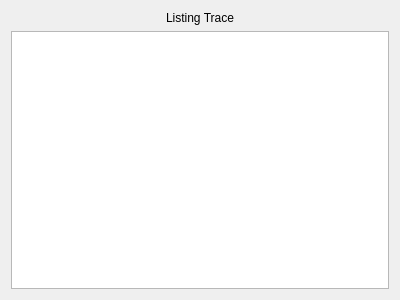
<?xml version="1.0" encoding="UTF-8"?>
<ui version="4.0">
 <class>AsmTracePane</class>
 <widget class="QWidget" name="AsmTracePane">
  <property name="geometry">
   <rect>
    <x>0</x>
    <y>0</y>
    <width>400</width>
    <height>300</height>
   </rect>
  </property>
  <property name="windowTitle">
   <string>Form</string>
  </property>
  <layout class="QGridLayout" name="gridLayout">
   <item row="1" column="0">
    <widget class="AsmTraceTextEdit" name="tracePaneTextEdit">
     <property name="readOnly">
      <bool>true</bool>
     </property>
    </widget>
   </item>
   <item row="0" column="0">
    <widget class="QLabel" name="label">
     <property name="palette">
      <palette>
       <active>
        <colorrole role="Base">
         <brush brushstyle="SolidPattern">
          <color alpha="255">
           <red>255</red>
           <green>255</green>
           <blue>255</blue>
          </color>
         </brush>
        </colorrole>
        <colorrole role="Window">
         <brush brushstyle="SolidPattern">
          <color alpha="255">
           <red>106</red>
           <green>173</green>
           <blue>246</blue>
          </color>
         </brush>
        </colorrole>
       </active>
       <inactive>
        <colorrole role="Base">
         <brush brushstyle="SolidPattern">
          <color alpha="255">
           <red>255</red>
           <green>255</green>
           <blue>255</blue>
          </color>
         </brush>
        </colorrole>
        <colorrole role="Window">
         <brush brushstyle="SolidPattern">
          <color alpha="255">
           <red>106</red>
           <green>173</green>
           <blue>246</blue>
          </color>
         </brush>
        </colorrole>
       </inactive>
       <disabled>
        <colorrole role="Base">
         <brush brushstyle="SolidPattern">
          <color alpha="255">
           <red>106</red>
           <green>173</green>
           <blue>246</blue>
          </color>
         </brush>
        </colorrole>
        <colorrole role="Window">
         <brush brushstyle="SolidPattern">
          <color alpha="255">
           <red>106</red>
           <green>173</green>
           <blue>246</blue>
          </color>
         </brush>
        </colorrole>
       </disabled>
      </palette>
     </property>
     <property name="text">
      <string>Listing Trace</string>
     </property>
     <property name="alignment">
      <set>Qt::AlignCenter</set>
     </property>
    </widget>
   </item>
  </layout>
 </widget>
 <customwidgets>
  <customwidget>
   <class>AsmTraceTextEdit</class>
   <extends>QPlainTextEdit</extends>
   <header>asmtracepane.h</header>
  </customwidget>
 </customwidgets>
 <resources/>
 <connections/>
</ui>
